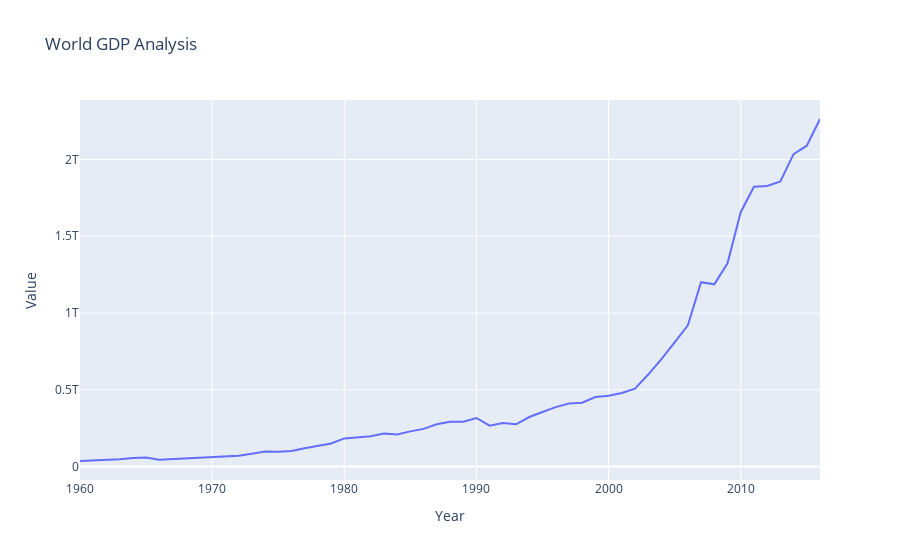

Write notebook code for a chart like this one.
### Code cell
fig=px.line(df_pr, x='Year',y='Value',title= 'World GDP Analysis')
fig
